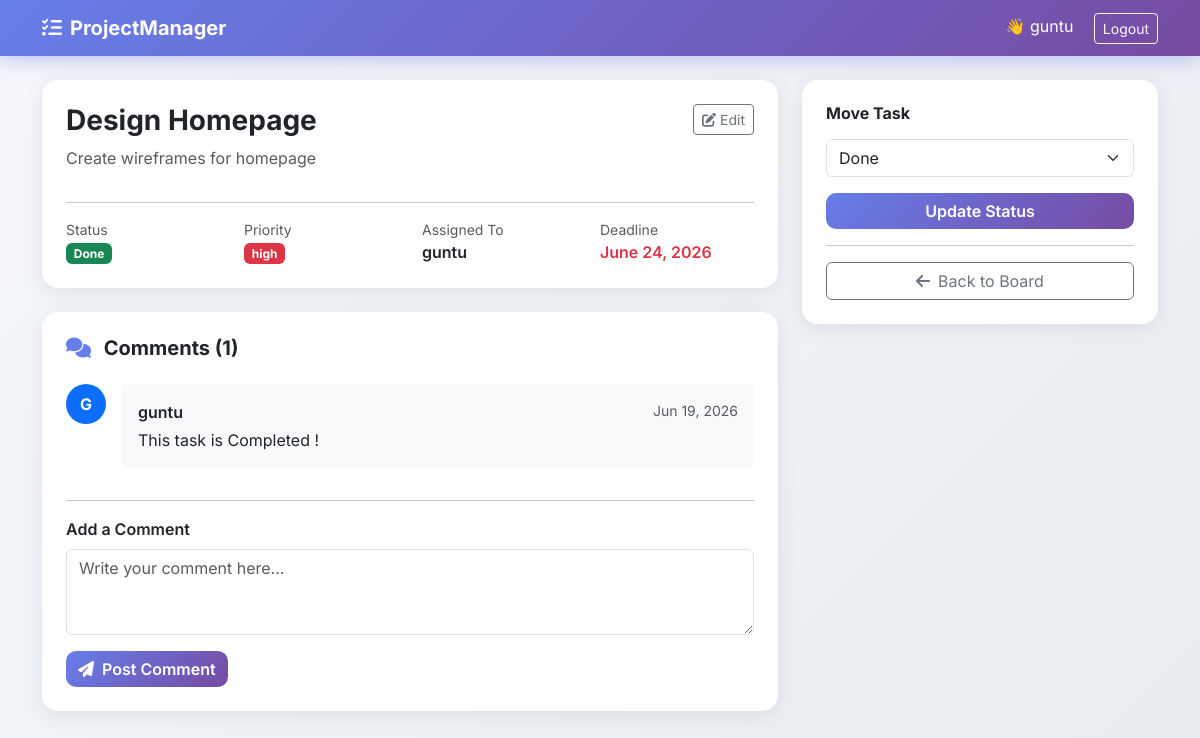
The app's page /task/1/ (signed in), older data.
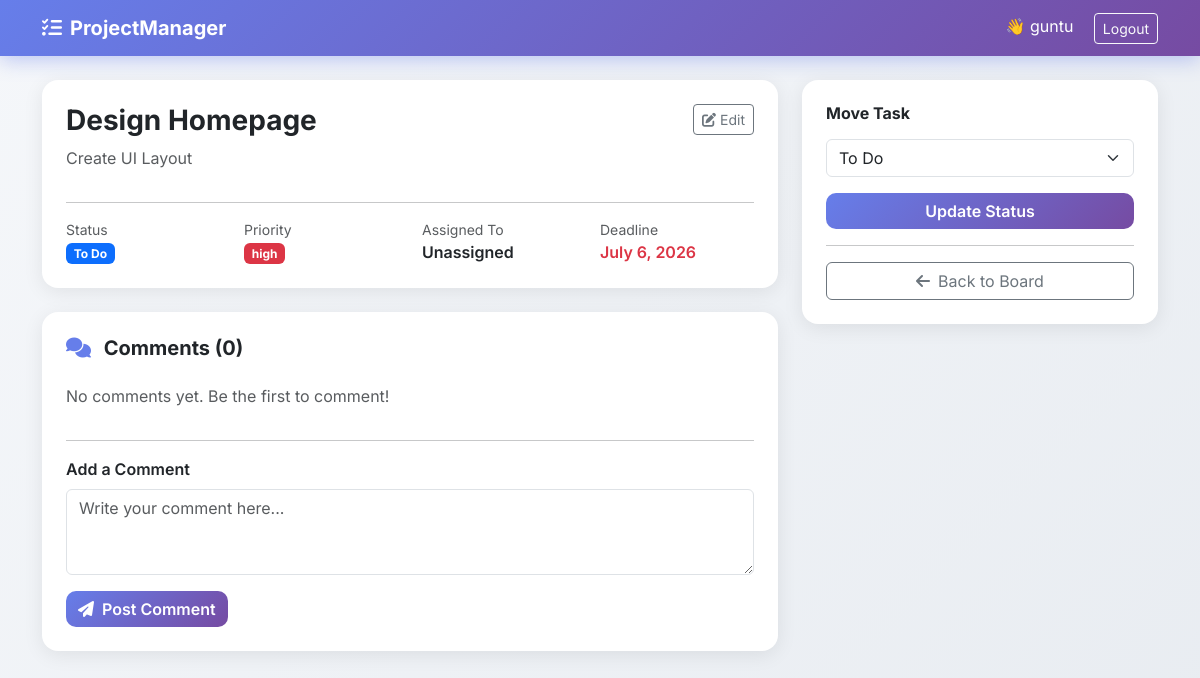
The same page, newer data.
### tasks/models.py (models this page shows, shortened)
class Task(models.Model):
    STATUS_CHOICES = [
        ('todo','To Do'),
        ('inprogress','In Progress'),
        ('done','Done'),
    ]
    PRIORITY_CHOICES = [
        ('low','Low'),
        ('medium','Medium'),
        ('high','High'),
    ]
    project = models.ForeignKey(Project, on_delete=models.CASCADE, related_name='tasks')
    title = models.CharField(max_length=200)
    description = models.TextField(blank=True)
    assigned_to = models.ForeignKey(User, on_delete=models.SET_NULL, null=True, blank=True, related_name='assigned_tasks')
    status = models.CharField(max_length=20, choices=STATUS_CHOICES, default='todo')
    priority = models.CharField(max_length=10, choices=PRIORITY_CHOICES, default='medium')
    deadline = models.DateField(null=True, blank=True)
    created_at = models.DateTimeField(auto_now_add=True)

class Comment(models.Model):
    task = models.ForeignKey(Task, on_delete=models.CASCADE, related_name='comments')
    author = models.ForeignKey(User, on_delete=models.CASCADE)
    content = models.TextField()
    created_at = models.DateTimeField(auto_now_add=True)

### tasks/views.py (the view)
# urls.py: path('task/<int:pk>/', views.task_detail, name='task_detail'),
@login_required
def task_detail(request, pk):
    task = get_object_or_404(Task, pk=pk)
    comments = task.comments.all().order_by('created_at')
    if request.method == 'POST':
        content = request.POST.get('content')
        if content:
            Comment.objects.create(task=task, author=request.user, content=content)
        return redirect('task_detail', pk=task.pk)
    return render(request, 'tasks/task_detail.html', {'task': task, 'comments': comments})

### tasks/templates/tasks/task_detail.html (shortened to what this page needs)
{% extends 'tasks/base.html' %}
{% block content %}
<div class="row">
    <div class="col-md-8">
        <div class="card p-4 mb-4">
            <div class="d-flex justify-content-between align-items-start">
                <div>
                    <h3 class="fw-bold">{{ task.title }}</h3>
                    <p class="text-muted">{{ task.description }}</p>
                </div>
                <a href="{% url 'edit_task' task.pk %}" class="btn btn-outline-secondary btn-sm">
                    <i class="fas fa-edit"></i> Edit
                </a>
            </div>
            <hr>
            <div class="row">
                <div class="col-md-3">
                    <small class="text-muted d-block">Status</small>
                    <span class="badge
                        {% if task.status == 'todo' %}bg-primary
                        {% elif task.status == 'inprogress' %}bg-warning text-dark
                        {% else %}bg-success{% endif %}">
                        {{ task.get_status_display }}
                    </span>
                </div>
                <div class="col-md-3">
                    <small class="text-muted d-block">Priority</small>
                    <span class="badge
                        {% if task.priority == 'high' %}bg-danger
                        {% elif task.priority == 'medium' %}bg-warning text-dark
                        {% else %}bg-success{% endif %}">
                        {{ task.priority }}
                    </span>
                </div>
                <div class="col-md-3">
                    <small class="text-muted d-block">Assigned To</small>
                    <span class="fw-semibold">
                        {% if task.assigned_to %}
                        {{ task.assigned_to.username }}
                        {% else %}Unassigned{% endif %}
                    </span>
                </div>
                <div class="col-md-3">
                    <small class="text-muted d-block">Deadline</small>
                    <span class="fw-semibold text-danger">
                        {% if task.deadline %}
                        {{ task.deadline }}
                        {% else %}No deadline{% endif %}
                    </span>
                </div>
            </div>
        </div>
        <div class="card p-4">
            <h5 class="fw-bold mb-4">
                <i class="fas fa-comments me-2" style="color:#667eea"></i>
                Comments ({{ comments.count }})
            </h5>
            {% for comment in comments %}
            <div class="d-flex mb-3">
                <div class="rounded-circle bg-primary text-white d-flex align-items-center
                            justify-content-center me-3 fw-bold"
                     style="width:40px; height:40px; min-width:40px;">
                    {{ comment.author.username|first|upper }}
                </div>
                <div class="flex-fill">
                    <div class="bg-light rounded p-3">
                        <div class="d-flex justify-content-between">
                            <span class="fw-semibold">{{ comment.author.username }}</span>
                            <small class="text-muted">{{ comment.created_at|date:"M d, Y" }}</small>
                        </div>
                        <p class="mb-0 mt-1">{{ comment.content }}</p>
                    </div>
                </div>
            </div>
            {% empty %}
            <p class="text-muted">No comments yet. Be the first to comment!</p>
            {% endfor %}
            <hr>
            <form method="post">
                <div class="mb-3">
                    <label class="form-label fw-semibold">Add a Comment</label>
                    <textarea name="content" class="form-control" rows="3"
                              placeholder="Write your comment here..."></textarea>
                </div>
                <button type="submit" class="btn btn-primary">
                    <i class="fas fa-paper-plane me-2"></i>Post Comment
                </button>
            </form>
        </div>
    </div>
    <div class="col-md-4">
        <div class="card p-4">
            <h6 class="fw-bold mb-3">Move Task</h6>
            <form method="post" action="{% url 'update_task_status' task.pk %}">
                <select name="status" class="form-select mb-3">
                    <option value="todo" {% if task.status == 'todo' %}selected{% endif %}>
                        To Do
                    </option>
                    <option value="done" {% if task.status == 'done' %}selected{% endif %}>
                        Done
                    </option>
                </select>
                <button type="submit" class="btn btn-primary w-100">
                    Update Status
                </button>
            </form>
            <hr>
            <a href="{% url 'project_detail' task.project.pk %}"
               class="btn btn-outline-secondary w-100">
                <i class="fas fa-arrow-left me-2"></i>Back to Board
            </a>
        </div>
    </div>
</div>
{% endblock %}

### tasks/templates/tasks/base.html (shortened to what this page needs)
<!DOCTYPE html>
<html lang="en">
<head>
    <link href="https://cdn.jsdelivr.net/npm/bootstrap@5.3.0/dist/css/bootstrap.min.css" rel="stylesheet">
    <link href="https://cdnjs.cloudflare.com/ajax/libs/font-awesome/6.4.0/css/all.min.css" rel="stylesheet">
<body>
<nav class="navbar navbar-expand-lg navbar-dark">
    <div class="container">
        <a class="navbar-brand fw-bold" href="{% url 'dashboard' %}">
            <i class="fas fa-tasks me-2"></i>ProjectManager
        </a>
        <div class="ms-auto">
            {% if user.is_authenticated %}
            <span class="text-white me-3">👋 {{ user.username }}</span>
            <a href="{% url 'logout' %}" class="btn btn-outline-light btn-sm">Logout</a>
            {% endif %}
        </div>
    </div>
</nav>
<div class="container mt-4">
    {% block content %}{% endblock %}
</div>
</body>
</html>

### tasks/templates/tasks/base.html (style rules this page uses)
* { font-family: 'Inter', sans-serif; }
body { background: linear-gradient(135deg, #f5f7fa 0%, #e8ecf1 100%); min-height: 100vh; }
.navbar { background: linear-gradient(135deg, #667eea 0%, #764ba2 100%); box-shadow: 0 4px 20px rgba(102,126,234,0.4); }
.card { border: none; border-radius: 16px; box-shadow: 0 4px 20px rgba(0,0,0,0.08); transition: transform 0.2s ease, box-shadow 0.2s ease; }
.btn-primary { background: linear-gradient(135deg, #667eea, #764ba2); border: none; border-radius: 10px; font-weight: 600; transition: all 0.3s ease; }

Row changes from the older to the newer data that the page shows:
removed Comment: author.username|first "G", author.username "guntu", created_at "Jun 19, 2026", content "This task is Completed !"
changed Task "Design Homepage": description "Create wireframes for homepage" → "Create UI Layout"; status "Done" → "To Do"; deadline "June 24, 2026" → "July 6, 2026"; assigned_to.username "guntu" → (not shown)
Text that changed along with them:
{{ comments.count }}: "1" → "0"
text now shown: "Unassigned No comments yet. Be the first to comment!"
